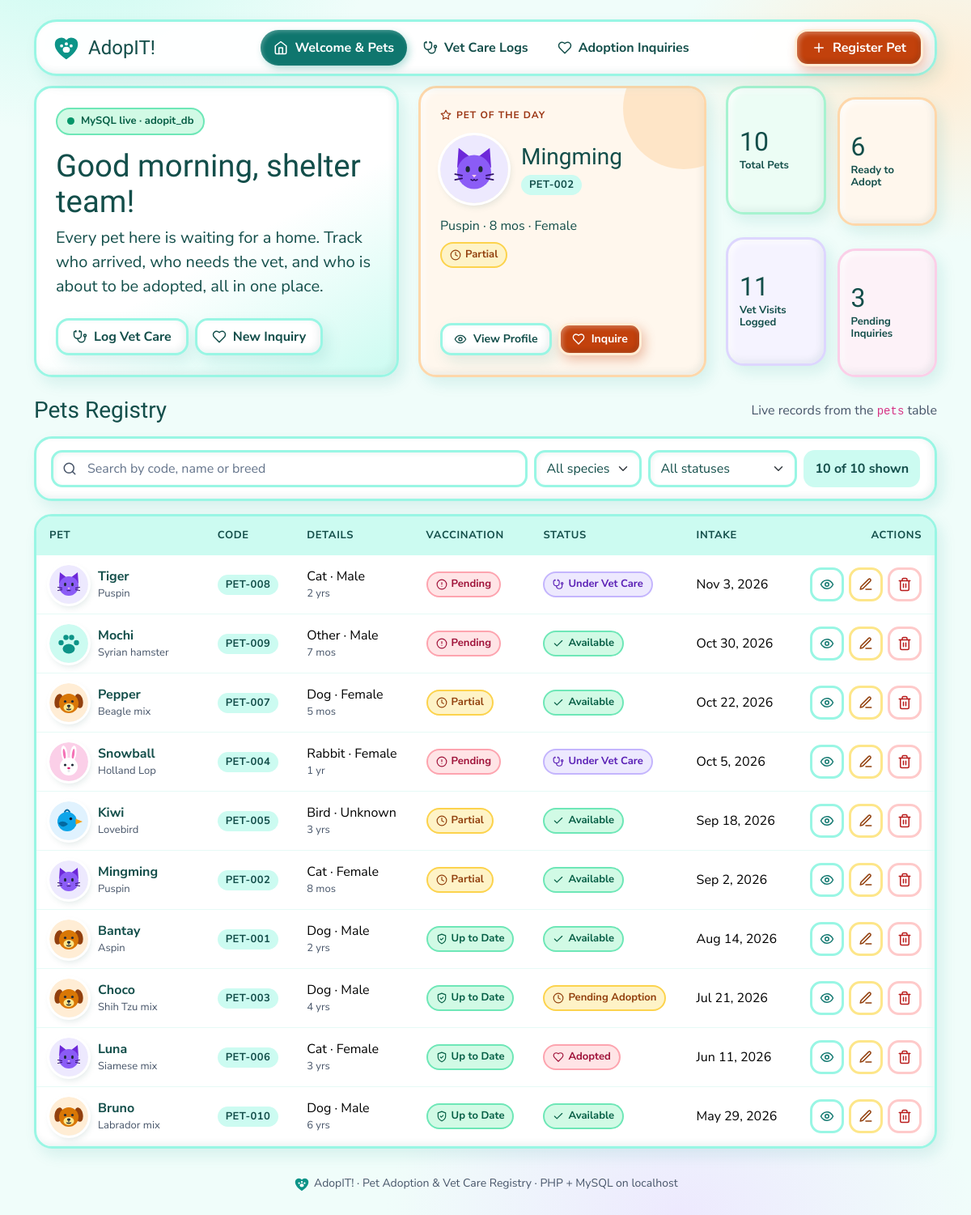
The page / on the database its author committed.
### tables this page shows
CREATE TABLE pets (
  id INT UNSIGNED AUTO_INCREMENT PRIMARY KEY,
  pet_code VARCHAR(12) NOT NULL UNIQUE,
  name VARCHAR(60) NOT NULL,
  species VARCHAR(20) NOT NULL,
  breed VARCHAR(60) NOT NULL DEFAULT '',
  age_label VARCHAR(30) NOT NULL DEFAULT '',
  sex VARCHAR(10) NOT NULL DEFAULT 'Unknown',
  vaccination_status VARCHAR(20) NOT NULL DEFAULT 'Pending',
  adoption_status VARCHAR(20) NOT NULL DEFAULT 'Available',
  intake_date DATE NOT NULL,
  notes TEXT NULL,
  created_at TIMESTAMP NOT NULL DEFAULT CURRENT_TIMESTAMP,
  updated_at TIMESTAMP NOT NULL DEFAULT CURRENT_TIMESTAMP ON UPDATE CURRENT_TIMESTAMP
);

### includes/functions.php (called while the page is built, shortened)
<?php
require_once __DIR__ . '/svg_helpers.php';
function e($value): string
{
    return htmlspecialchars((string) $value, ENT_QUOTES, 'UTF-8');
}
function fmt_date(?string $date): string
{
    return $date ? date('M j, Y', strtotime($date)) : '—';
}

### index.php (the view, shortened to what this page needs)
<?php
require __DIR__ . '/includes/functions.php';
$pdo = db();
$stats = $pdo->query("SELECT
    (SELECT COUNT(*) FROM pets) AS total,
    (SELECT COUNT(*) FROM pets WHERE adoption_status = 'Available') AS ready,
    (SELECT COUNT(*) FROM vet_logs) AS visits,
    (SELECT COUNT(*) FROM adoption_inquiries WHERE inquiry_status = 'Pending Review') AS pending")->fetch();
$pets = $pdo->query('SELECT * FROM pets ORDER BY intake_date DESC, id DESC')->fetchAll();
$available = array_values(array_filter($pets, fn($p) => $p['adoption_status'] === 'Available'));
usort($available, fn($a, $b) => $a['id'] <=> $b['id']);
$spot = $available ? $available[(int) date('z') % count($available)] : null;
$tiles = [
    ['Total Pets', $stats['total'], 'clay-mint', '#registry'],
    ['Ready to Adopt', $stats['ready'], 'clay-peach', '#registry'],
    ['Vet Visits Logged', $stats['visits'], 'clay-lav', 'vet_care.php'],
    ['Pending Inquiries', $stats['pending'], 'clay-pink', 'adoptions.php'],
];
$activeNav = 'pets';
require __DIR__ . '/includes/header.php';
?>
<section class="row g-4 mb-4" aria-label="Shelter overview">
  <div class="col-lg-5">
    <div class="clay-card hero-welcome pop-in" style="--i:0">
      <span class="db-pill"><span class="db-dot"></span>MySQL live · <?= e(DB_NAME) ?></span>
      <h1 class="mt-3"><span data-greeting>Welcome</span>, shelter team!</h1>
      <p class="fs-5 mb-4">Every pet here is waiting for a home. Track who arrived, who needs the vet, and who is about to be adopted, all in one place.</p>
      <div class="d-flex flex-wrap gap-2 mt-auto">
        <a class="btn btn-clay" href="vet_care.php#form"><?= icon('stethoscope', 18) ?>Log Vet Care</a>
        <a class="btn btn-clay" href="adoptions.php#form"><?= icon('heart', 18) ?>New Inquiry</a>
      </div>
    </div>
  </div>
  <div class="col-md-7 col-lg-4">
    <div class="clay-card clay-peach spotlight clay-lift pop-in" style="--i:1">
      <span class="eyebrow"><?= icon('star', 14) ?>Pet of the Day</span>
      <?php if ($spot): ?>
        <div class="d-flex align-items-center gap-3 mt-3">
          <?= species_avatar($spot['species'], 84) ?>
          <div>
            <h2 class="h3 mb-1"><?= e($spot['name']) ?></h2>
            <span class="code-pill"><?= e($spot['pet_code']) ?></span>
          </div>
        </div>
        <p class="mt-3 mb-2"><?= e(trim($spot['breed'] . ' · ' . $spot['age_label'] . ' · ' . $spot['sex'], ' ·')) ?></p>
        <div class="mb-3"><?= status_pill($spot['vaccination_status']) ?></div>
        <div class="d-flex flex-wrap gap-2 mt-auto">
          <a class="btn btn-clay btn-sm" href="view.php?id=<?= (int) $spot['id'] ?>"><?= icon('eye', 16) ?>View Profile</a>
          <a class="btn btn-cta btn-sm" href="adoptions.php?pet_id=<?= (int) $spot['id'] ?>#form"><?= icon('heart', 16) ?>Inquire</a>
        </div>
      <?php else: ?>
        <p class="mt-3 mb-3">No pet is marked Available right now. Register a new arrival to feature them here.</p>
        <a class="btn btn-cta btn-sm mt-auto align-self-start" href="create.php"><?= icon('plus', 16) ?>Register Pet</a>
      <?php endif; ?>
    </div>
  </div>
  <div class="col-md-5 col-lg-3">
    <div class="stat-grid">
      <?php foreach ($tiles as $i => [$label, $num, $tone, $href]): ?>
        <a class="clay-card <?= $tone ?> stat-tile clay-lift pop-in" style="--i:<?= $i + 2 ?>" href="<?= $href ?>">
          <span class="stat-num"><?= (int) $num ?></span>
          <span class="stat-label"><?= e($label) ?></span>
        </a>
      <?php endforeach; ?>
    </div>
  </div>
</section>
<section id="registry" data-filter-scope aria-labelledby="registryTitle">
  <div class="d-flex flex-wrap align-items-center justify-content-between gap-2 mb-3">
    <h2 class="h3 mb-0" id="registryTitle">Pets Registry</h2>
    <span class="text-muted-ink">Live records from the <code>pets</code> table</span>
  </div>
  <div class="clay-card filter-bar mb-3">
    <div class="row g-2 align-items-center">
      <div class="col-lg">
        <div class="search-box">
          <?= icon('search', 18) ?>
          <input type="search" class="form-control" data-filter-search placeholder="Search by code, name or breed" aria-label="Search pets">
        </div>
      </div>
      <div class="col-6 col-lg-auto">
        <select class="form-select" data-filter-attr="species" aria-label="Filter by species">
          <option value="">All species</option><?= options(SPECIES, '') ?>
        </select>
      </div>
      <div class="col-6 col-lg-auto">
        <select class="form-select" data-filter-attr="status" aria-label="Filter by adoption status">
          <option value="">All statuses</option><?= options(ADOPTION_STATUSES, '') ?>
        </select>
      </div>
      <div class="col-lg-auto"><span class="count-chip" data-filter-count aria-live="polite"><?= count($pets) ?> records</span></div>
    </div>
  </div>
  <div class="clay-card table-card">
    <div class="table-responsive">
      <table class="table clay-table">
        <thead>
          <tr>
            <th scope="col">Pet</th>
            <th scope="col">Code</th>
            <th scope="col">Details</th>
            <th scope="col">Vaccination</th>
            <th scope="col">Status</th>
            <th scope="col">Intake</th>
            <th scope="col" class="text-end">Actions</th>
          </tr>
        </thead>
        <tbody>
        <?php foreach ($pets as $p): ?>
          <tr data-row data-species="<?= e($p['species']) ?>" data-status="<?= e($p['adoption_status']) ?>"
              data-search="<?= e(mb_strtolower($p['pet_code'] . ' ' . $p['name'] . ' ' . $p['breed'])) ?>">
            <td>
              <div class="pet-cell">
                <?= species_avatar($p['species']) ?>
                <div>
                  <a href="view.php?id=<?= (int) $p['id'] ?>"><?= e($p['name']) ?></a>
                  <span class="sub"><?= e($p['breed'] ?: $p['species']) ?></span>
                </div>
              </div>
            </td>
            <td><span class="code-pill"><?= e($p['pet_code']) ?></span></td>
            <td class="text-nowrap"><?= e($p['species']) ?> · <?= e($p['sex']) ?><span class="sub"><?= e($p['age_label'] ?: 'Age unknown') ?></span></td>
            <td><?= status_pill($p['vaccination_status']) ?></td>
            <td><?= status_pill($p['adoption_status']) ?></td>
            <td class="text-nowrap"><?= fmt_date($p['intake_date']) ?></td>
            <td>
              <div class="actions">
                <a class="icon-btn" href="view.php?id=<?= (int) $p['id'] ?>" aria-label="View <?= e($p['name']) ?>" title="View"><?= icon('eye', 18) ?></a>
                <a class="icon-btn edit" href="edit.php?id=<?= (int) $p['id'] ?>" aria-label="Edit <?= e($p['name']) ?>" title="Edit"><?= icon('pencil', 18) ?></a>
                <button type="button" class="icon-btn del" data-bs-toggle="modal" data-bs-target="#deleteModal"
                        data-delete-action="delete.php" data-delete-id="<?= (int) $p['id'] ?>"
                        data-delete-label="<?= e($p['name'] . ' (' . $p['pet_code'] . ')') ?>"
                        data-delete-note="Their vet logs and adoption inquiries will be deleted too. This cannot be undone."
                        aria-label="Delete <?= e($p['name']) ?>" title="Delete"><?= icon('trash', 18) ?></button>
              </div>
            </td>
          </tr>
        <?php endforeach; ?>
        </tbody>
      </table>
    </div>
  </div>
</section>
<?php require __DIR__ . '/includes/footer.php'; ?>

### includes/header.php (shortened to what this page needs)
<?php
$activeNav = $activeNav ?? '';
$navItems = [
    'pets'      => ['index.php', 'Welcome & Pets', 'home'],
    'vet'       => ['vet_care.php', 'Vet Care Logs', 'stethoscope'],
    'adoptions' => ['adoptions.php', 'Adoption Inquiries', 'heart'],
];
?>
<!doctype html>
<html lang="en">
<head>
  <link href="assets/vendor/bootstrap/bootstrap.min.css" rel="stylesheet">
  <link href="assets/app.css" rel="stylesheet">
</head>
<body>
<header class="nav-wrap container-xl">
  <nav class="navbar navbar-expand-lg pill-nav" aria-label="Main">
    <a class="navbar-brand brand" href="index.php"><?= brand_logo() ?><span>AdopIT!</span></a>
    <div class="collapse navbar-collapse" id="mainNav">
      <ul class="navbar-nav mx-auto">
        <?php foreach ($navItems as $key => [$href, $label, $ico]): ?>
          <li class="nav-item">
            <a class="nav-link<?= $activeNav === $key ? ' active' : '' ?>" href="<?= $href ?>"<?= $activeNav === $key ? ' aria-current="page"' : '' ?>>
              <?= icon($ico, 18) ?><?= e($label) ?>
            </a>
          </li>
        <?php endforeach; ?>
      </ul>
      <a class="btn btn-cta" href="create.php"><?= icon('plus', 18) ?>Register Pet</a>
    </div>
  </nav>
</header>
<main id="main" class="container-xl py-4">

### includes/svg_helpers.php (shortened to what this page needs)
<?php
function icon(string $name, int $size = 20): string
{
    $p = $paths[$name] ?? $paths['paw'];
    return '<svg class="ico" xmlns="http://www.w3.org/2000/svg" width="' . $size . '" height="' . $size
        . '" viewBox="0 0 24 24" fill="none" stroke="currentColor" stroke-width="2" stroke-linecap="round" stroke-linejoin="round" aria-hidden="true">'
        . $p . '</svg>';
}
function brand_logo(int $size = 38): string
{
    return '<svg xmlns="http://www.w3.org/2000/svg" width="' . $size . '" height="' . $size . '" viewBox="0 0 40 40" aria-hidden="true">'
        . '<path d="M20 35S5 26 5 15.5A8.5 8.5 0 0 1 20 10a8.5 8.5 0 0 1 15 5.5C35 26 20 35 20 35z" fill="#0D9488"/>'
        . '<g fill="#fff"><ellipse cx="20" cy="22.5" rx="4.6" ry="3.8"/><circle cx="13.8" cy="17.6" r="2"/><circle cx="20" cy="15" r="2.1"/><circle cx="26.2" cy="17.6" r="2"/></g></svg>';
}
function species_avatar(string $species, int $size = 48): string
{
    $key = isset($art[$species]) ? $species : 'Other';
    return '<svg class="avatar" xmlns="http://www.w3.org/2000/svg" width="' . $size . '" height="' . $size
        . '" viewBox="0 0 48 48" role="img" aria-label="' . e($key) . '">' . $art[$key] . '</svg>';
}
function status_pill(string $status): string
{
    static $map = [
        'Available'        => ['mint', 'check'],
        'Pending Adoption' => ['amber', 'clock'],
        'Under Vet Care'   => ['lav', 'stethoscope'],
        'Adopted'          => ['coral', 'heart'],
        'Up to Date'       => ['mint', 'shield'],
        'Partial'          => ['amber', 'clock'],
        'Pending'          => ['coral', 'alert'],
        'Pending Review'   => ['amber', 'clock'],
        'Meet & Greet'     => ['lav', 'user'],
        'Approved'         => ['mint', 'check'],
        'Declined'         => ['coral', 'x'],
        'Vaccination'      => ['mint', 'shield'],
        'Checkup'          => ['sky', 'stethoscope'],
        'Deworming'        => ['amber', 'clipboard'],
        'Medication'       => ['lav', 'pill'],
        'Grooming'         => ['coral', 'star'],
    ];
    [$tone, $ico] = $map[$status] ?? ['sky', 'paw'];
    return '<span class="pill pill-' . $tone . '">' . icon($ico, 14) . e($status) . '</span>';
}

### includes/footer.php (shortened to what this page needs)
</main>
<footer class="container-xl site-footer">
  <?= brand_logo(22) ?> AdopIT! · Pet Adoption &amp; Vet Care Registry · PHP + MySQL on localhost
</footer>
</body>
</html>

### rows shown on the page
pets: name "Mingming", pet_code "PET-002", breed+age_label+sex "Puspin · 8 mos · Female", vaccination_status "Partial", breed "Puspin", species "Cat", sex "Female", age_label "8 mos", $size 14 (drawn), vaccination_status "Partial Available", intake_date "Sep 2, 2026"
pets: name "Tiger", breed "Puspin", pet_code "PET-008", species "Cat", sex "Male", age_label "2 yrs", $size 14 (drawn), vaccination_status "Pending Under Vet Care", intake_date "Nov 3, 2026"
pets: name "Mochi", breed "Syrian hamster", pet_code "PET-009", species "Other", sex "Male", age_label "7 mos", $size 14 (drawn), vaccination_status "Pending Available", intake_date "Oct 30, 2026"
pets: name "Pepper", breed "Beagle mix", pet_code "PET-007", species "Dog", sex "Female", age_label "5 mos", $size 14 (drawn), vaccination_status "Partial Available", intake_date "Oct 22, 2026"
pets: name "Snowball", breed "Holland Lop", pet_code "PET-004", species "Rabbit", sex "Female", age_label "1 yr", $size 14 (drawn), vaccination_status "Pending Under Vet Care", intake_date "Oct 5, 2026"
pets: name "Kiwi", breed "Lovebird", pet_code "PET-005", species "Bird", sex "Unknown", age_label "3 yrs", $size 14 (drawn), vaccination_status "Partial Available", intake_date "Sep 18, 2026"
pets: name "Bantay", breed "Aspin", pet_code "PET-001", species "Dog", sex "Male", age_label "2 yrs", $size 14 (drawn), vaccination_status "Up to Date Available", intake_date "Aug 14, 2026"
pets: name "Choco", breed "Shih Tzu mix", pet_code "PET-003", species "Dog", sex "Male", age_label "4 yrs", $size 14 (drawn), vaccination_status "Up to Date Pending Adoption", intake_date "Jul 21, 2026"
pets: name "Luna", breed "Siamese mix", pet_code "PET-006", species "Cat", sex "Female", age_label "3 yrs", $size 14 (drawn), vaccination_status "Up to Date Adopted", intake_date "Jun 11, 2026"
pets: name "Bruno", breed "Labrador mix", pet_code "PET-010", species "Dog", sex "Male", age_label "6 yrs", $size 14 (drawn), vaccination_status "Up to Date Available", intake_date "May 29, 2026"

### other values the page prints
$label "Welcome & Pets"
$label "Vet Care Logs"
$label "Adoption Inquiries"
DB_NAME "adopit_db"
$num "10"
$label "Total Pets"
$num "6"
$label "Ready to Adopt"
$num "11"
$label "Vet Visits Logged"
$num "3"
$label "Pending Inquiries"
